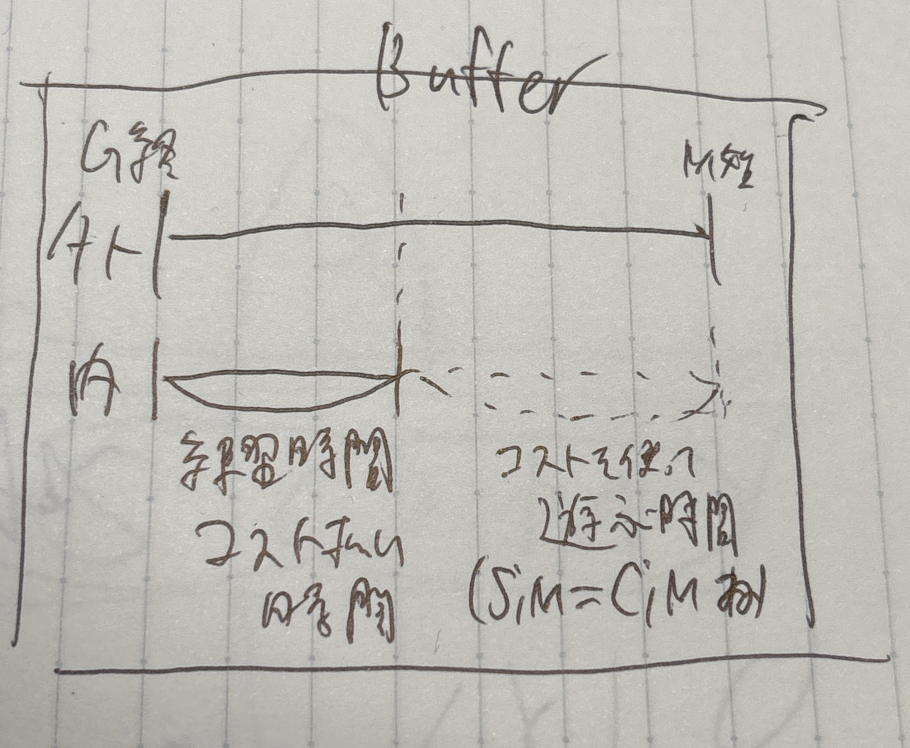
#> input picture MyFeedbacks/Resources/Audios/Buffer.jpg, 2729 x 2244 px, given in place of the camera (shown at 1/3 size)
$ python 4_layer_images.py
#> lines starting #> are read from the running program, lines starting #| are printed output that depends on the picture
import cv2
import numpy as np

W, H = 640, 480
WINDOW_NAME = "SMCG Viewer"

# ----------------- ユーティリティ -----------------

def normalize(img, eps=1e-6):
    img = img.astype(np.float32)
    m = img.max()
    if m < eps:
        return np.zeros_like(img, dtype=np.float32)
    return img / m

# ボタン情報を保存する
buttons = []
current_mode = "COMPOSITE"  # COMPOSITE / STILL / MOTION / COH / GEN

def mouse_callback(event, x, y, flags, param):
    global current_mode
    if event == cv2.EVENT_LBUTTONDOWN:
        for (name, (x1, y1, x2, y2)) in buttons:
            if x1 <= x <= x2 and y1 <= y <= y2:
                current_mode = name
                print("mode:", name)
                break

def draw_buttons(canvas):
    """
    canvas: BGR画像(float32 0-1)
    上部にボタンを描画する
    """
    global buttons
    h, w, _ = canvas.shape
    bar_h = 40
    btn_w = 110
    margin = 5

    names = ["COMPOSITE", "STILL", "MOTION", "COH", "GEN"]

    buttons = []
    x = margin
    y1 = 0
    y2 = bar_h

    for name in names:
        x1 = x
        x2 = x + btn_w

        if name == current_mode:
            color = (0.9, 0.9, 0.2)  # active
            text_color = (0.1, 0.1, 0.1)
        else:
            color = (0.3, 0.3, 0.3)
            text_color = (0.9, 0.9, 0.9)

        cv2.rectangle(
            canvas,
            (x1, y1),
            (x2, y2),
            (color[2], color[1], color[0]),  # BGR
            thickness=-1
        )

        cv2.putText(
            canvas,
            name,
            (x1 + 8, y1 + 26),
            cv2.FONT_HERSHEY_SIMPLEX,
            0.55,
            (text_color[2], text_color[1], text_color[0]),
            1,
            cv2.LINE_AA
        )

        buttons.append((name, (x1, y1, x2, y2)))
        x += btn_w + margin

    cv2.rectangle(
        canvas,
        (0, bar_h),
        (w, bar_h + 2),
        (0.0, 0.0, 0.0),
        thickness=-1
    )

def main():
    global current_mode

    cap = cv2.VideoCapture(0)
    cv2.namedWindow(WINDOW_NAME)
    cv2.setMouseCallback(WINDOW_NAME, mouse_callback)

    prev_gray = None
    motion_mean = None
    alpha_coh = 0.9

    while True:
        ret, frame = cap.read()
#> frame is the input picture: shape (2244, 2729, 3); mean B, G, R 182.4, 189, 190.9
        if not ret:
            break

        frame = cv2.resize(frame, (W, H))
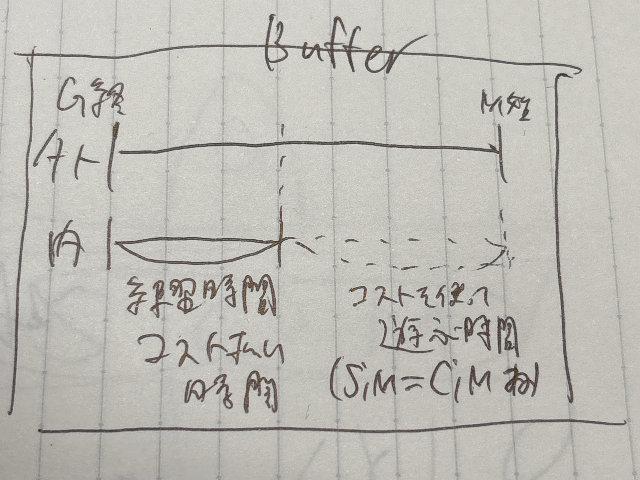
#> frame: shape (480, 640, 3); mean B, G, R 182.2, 188.8, 190.7
        gray = cv2.cvtColor(frame, cv2.COLOR_BGR2GRAY)
        gray_blur = cv2.GaussianBlur(gray, (5, 5), 0)
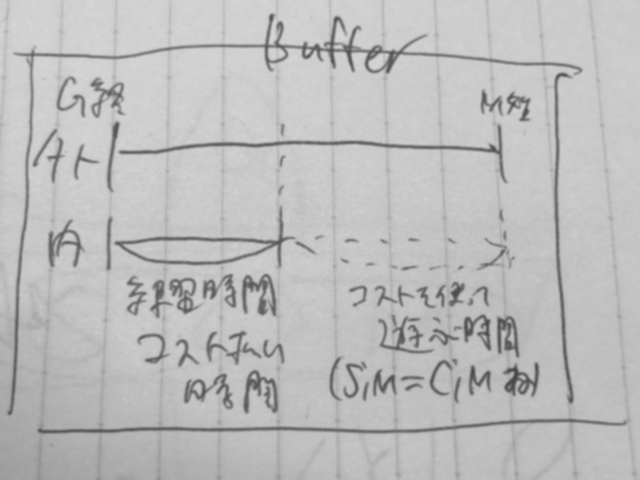
#> gray_blur: shape (480, 640); min 67, max 215, mean 188.7

        if prev_gray is None:
            prev_gray = gray_blur
            motion_mean = np.zeros_like(gray_blur, dtype=np.float32)
            continue

        # ---- Motion ----
        flow = cv2.calcOpticalFlowFarneback(
            prev_gray, gray_blur,
            None,
            0.5, 3, 15, 3, 5, 1.2, 0
        )
        mag, ang = cv2.cartToPolar(flow[..., 0], flow[..., 1])
        motion_raw = mag
        motion_norm = normalize(motion_raw)

        # ---- Stillness ----
        stillness = 1.0 - motion_norm
        stillness = cv2.GaussianBlur(stillness, (9, 9), 0)

        # ---- Coherence ----
        motion_mean = alpha_coh * motion_mean + (1 - alpha_coh) * motion_norm
        coh_raw = 1.0 - np.abs(motion_norm - motion_mean)
        coherence = normalize(coh_raw)
        coherence = cv2.GaussianBlur(coherence, (9, 9), 0)

        # ---- Genesys ----
        diff = motion_norm - motion_mean
        diff = np.clip(diff, 0, 1)
        genesys = normalize(diff)
        genesys = cv2.GaussianBlur(genesys, (5, 5), 0)

        # ---- 4つのマップ（0〜1）----
        s = np.clip(stillness, 0, 1)
        m = np.clip(motion_norm, 0, 1)
        c = np.clip(coherence, 0, 1)
        g = np.clip(genesys, 0, 1)

        # 元映像（0-1）
        frame_f = frame.astype(np.float32) / 255.0

        # ---- 各レイヤーの個別カラー（単体表示用）----
        base = frame_f * 0.2

        still_rgb = np.zeros_like(base)
        still_rgb[..., 0] = s * 0.8
        still_rgb[..., 1] = s * 0.1
        still_rgb[..., 2] = s * 0.2

        mot_rgb = np.zeros_like(base)
        mot_rgb[..., 2] = m * 1.0
        mot_rgb[..., 1] = m * 0.4

        coh_rgb = np.zeros_like(base)
        coh_rgb[..., 1] = c * 0.8
        coh_rgb[..., 0] = c * 0.8

        gen_rgb = np.zeros_like(base)
        gen_rgb[..., 2] = g * 0.9
        gen_rgb[..., 0] = g * 0.6

        # ---- 表示モードごとの画像を選択 ----
        if current_mode == "COMPOSITE":
            # ベースは元映像
            img = frame_f.copy()

            # 3chに拡張したマップ
            s3 = s[..., None]
            m3 = m[..., None]
            c3 = c[..., None]
            g3 = g[..., None]

            # 各レイヤーの色（0〜1）
            color_s = np.array([0.2, 0.6, 1.0], dtype=np.float32)  # 青
            color_m = np.array([0.1, 0.2, 1.0], dtype=np.float32)  # 赤
            color_c = np.array([0.7, 1.0, 0.9], dtype=np.float32)  # シアン
            color_g = np.array([0.9, 0.6, 1.0], dtype=np.float32)  # 紫

            # 全体のオーバーレイ強さ
            alpha = 0.35  # 0.0〜0.5くらいで好みに調整

            # 各マップの影響度（動きが強すぎて真っ白にならないように少し丸める）
            s_level = np.sqrt(s3)
            m_level = np.sqrt(m3)
            c_level = np.sqrt(c3)
            g_level = np.sqrt(g3)

            overlay = (
                s_level * color_s +
                m_level * color_m +
                c_level * color_c +
                g_level * color_g
            )

            # 元映像と線形補間（絶対 0〜1 の範囲内）
            img = (1.0 - alpha) * img + alpha * overlay

        elif current_mode == "STILL":
            img = still_rgb
        elif current_mode == "MOTION":
            img = mot_rgb
        elif current_mode == "COH":
            img = coh_rgb
        elif current_mode == "GEN":
            img = gen_rgb
        else:
            img = frame_f

        img = np.clip(img, 0, 1)

        # ボタン用のキャンバス
        canvas = np.zeros((H + 50, W, 3), dtype=np.float32)
        canvas[50:50 + H, :, :] = img
        draw_buttons(canvas)

        canvas_bgr = (canvas * 255).astype(np.uint8)
        cv2.imshow(WINDOW_NAME, canvas_bgr)

        key = cv2.waitKey(1) & 0xFF
        if key == 27 or key == ord('q'):
            break

        prev_gray = gray_blur

    cap.release()
    cv2.destroyAllWindows()

if __name__ == "__main__":
    main()

$ run again, on MyFeedbacks/Resources/Audios/ゆうとむ.JPG
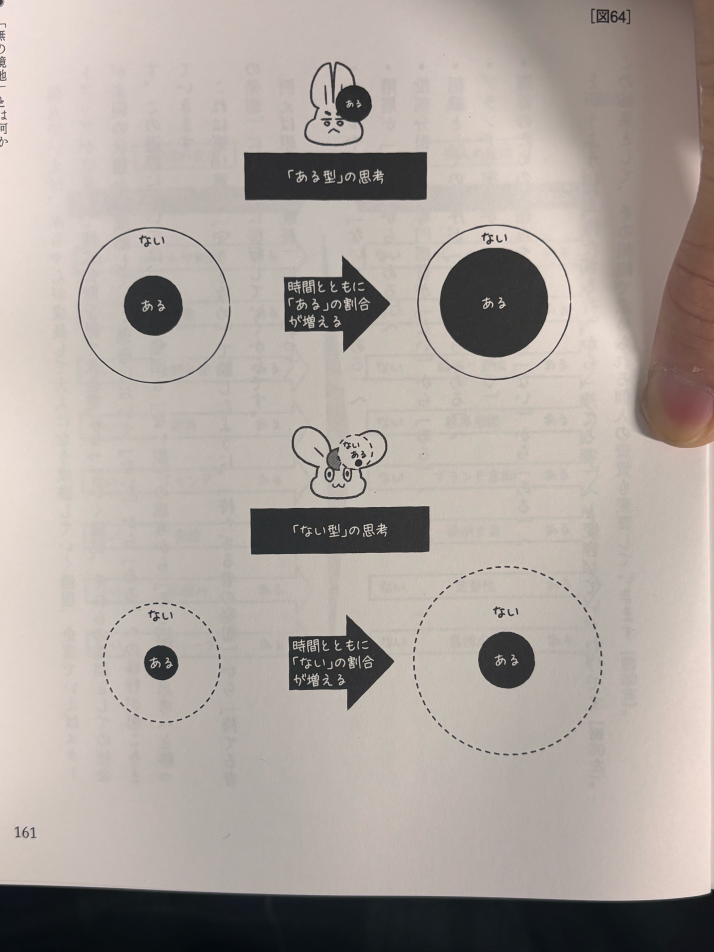
#> input picture MyFeedbacks/Resources/Audios/ゆうとむ.JPG, 4284 x 5712 px, given in place of the camera (shown at 1/6 size)
#> in main, frame is the input picture: shape (5712, 4284, 3); mean B, G, R 157.7, 163.9, 172.5
#> in main, `frame = cv2.resize(frame, (W, H))`:
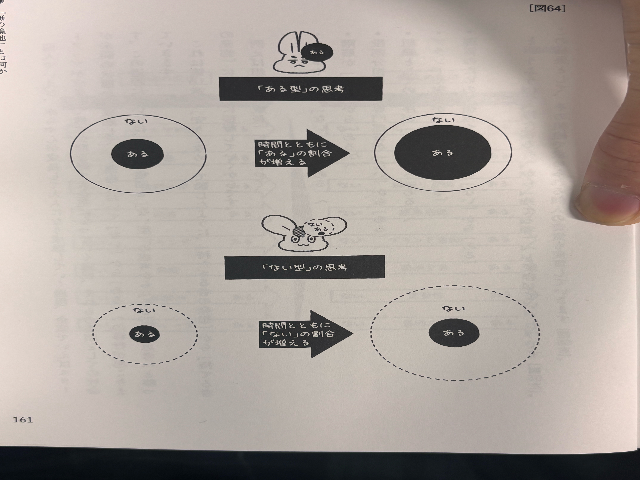
#> frame: shape (480, 640, 3); mean B, G, R 157.6, 163.8, 172.4
#> in main, `gray_blur = cv2.GaussianBlur(gray, (5, 5), 0)`:
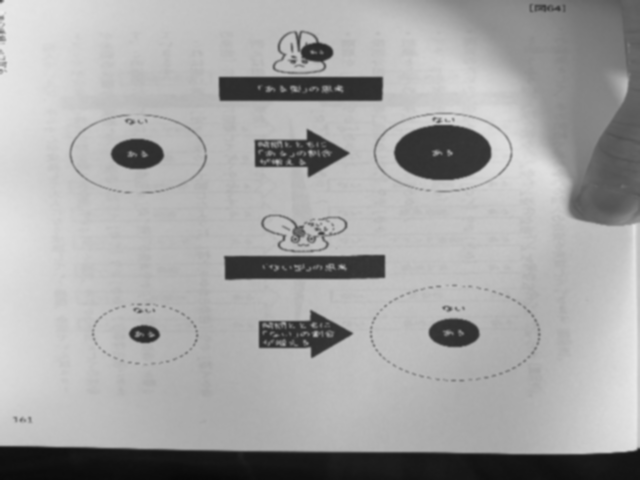
#> gray_blur: shape (480, 640); min 8, max 237, mean 165.7
